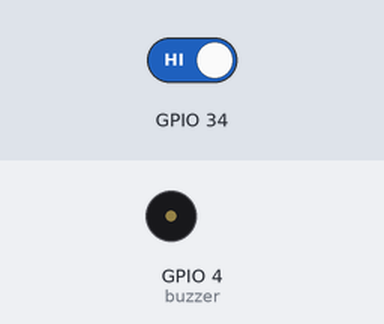
A sketch run on a simulated ESP32. Parts: buzzer (waves = sounding). The test bench sets the inputs (shaded band); at power-on: GPIO 34 HIGH.

Above: at 1.2 s.
1.3 s: GPIO 34 driven LOW
At 1.7 s:
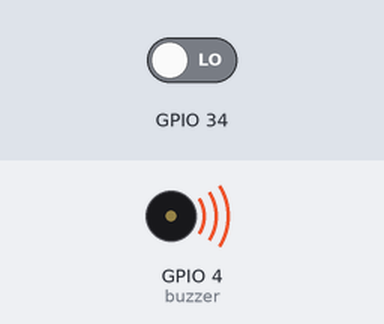
2.8 s: GPIO 34 driven HIGH
Timing chart, 0 to 5.8 s (numbered marks = the images above; inputs shaded):
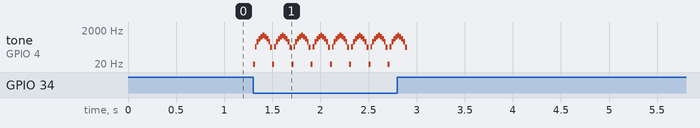

The sketch:

sketch.ino
```cpp
void setup()
{
  pinMode(34, INPUT);
  pinMode(4, OUTPUT);
}
void loop()
{
  int a=digitalRead(34);
  if (a==LOW)
  {
    for (int b=10;b<=1000;b=b+200)
    {
      tone(4,b);
      delay(20);
    }
    for (int c=1000;c>10;c=c-200)
    {
      tone(4,c);
      delay(20);
    }
  }
  else{
    noTone(4);
  }
}
```

Measured:
- after the input at 1.3 s, tone on GPIO 4 (buzzer): silent → 10 Hz at once, then repeats every 0.20 s: 210 Hz 0.02 s, 410 Hz 0.02 s, 610 Hz 0.02 s, 810 Hz 0.02 s, 1000 Hz 0.02 s, 800 Hz 0.02 s, 600 Hz 0.02 s, 400 Hz 0.02 s, 200 Hz 0.02 s, 10 Hz 0.02 s
